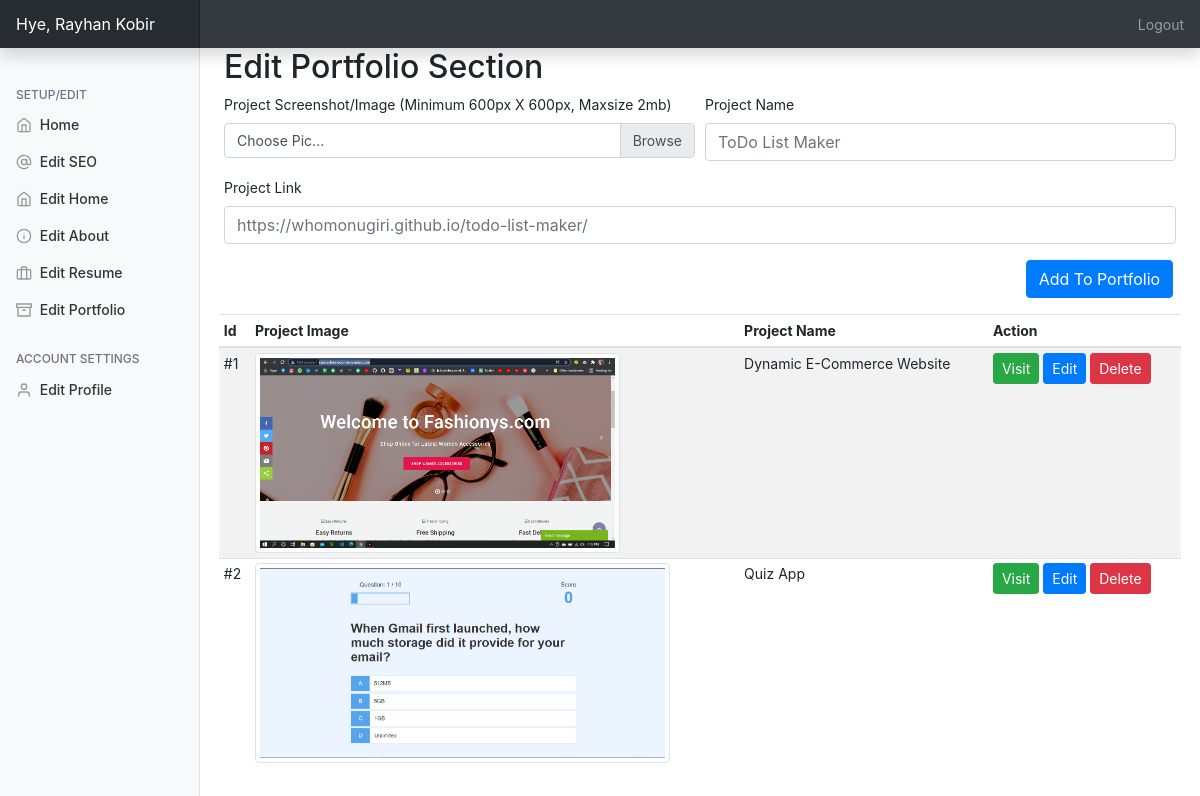
Page /admin/?editportfolio=true (signed in) on the committed database.
### tables this page shows
CREATE TABLE `portfolio` (
  `id` int(11) NOT NULL,
  `projectname` varchar(250) NOT NULL,
  `projectpic` varchar(250) NOT NULL,
  `projectlink` text NOT NULL
);

### admin/php/portfolio.php (the view, shortened to what this page needs)
 <h2>Edit Portfolio Section</h2>
         <form method="post" action="php/uportfolio.php" enctype="multipart/form-data">
  <div class="form-row">
  <div class="form-group col-md-6">
  <label>Project Screenshot/Image (Minimum 600px X 600px, Maxsize 2mb)</label>
  <div class="custom-file">
    <label class="custom-file-label" for="projectpic">Choose Pic...</label>
  </div></div>
   <div class="form-group col-md-6 mt-auto">
      <label for="name">Project Name</label>
      <input type="name" name="projectname" class="form-control" id="name" placeholder="ToDo List Maker">
    </div>
    <div class="form-group col-md-12">
      <label for="email">Project Link</label>
      <input type="text" name="projectlink" class="form-control" id="email" placeholder="https://whomonugiri.github.io/todo-list-maker/">
    </div>
    <div class="form-group col-md-2 ml-auto">
        <input type="submit" name="addtoportfolio" class="btn btn-primary" value="Add To Portfolio">
    </div>
</form>
<table class="table table-striped table-sm">
          <thead>
            <tr>
              <th>Id</th>
              <th>Project Image</th>
              <th>Project Name</th>
              <th>Action</th>
            </tr>
          </thead>
          <tbody>
         <?php
$query2="SELECT * FROM portfolio";
$queryrun2=mysqli_query($db,$query2);
$count=1;
while($data2=mysqli_fetch_array($queryrun2)){
    ?>
     <tr>
          <td>#<?=$count?></td>
              <td><img src="../assets/img/<?=$data2['projectpic']?>" class="oo img-thumbnail"></td>
         <td><?=$data2['projectname']?></td>
         <td>
             <a href="<?=$data2['projectlink']?>"> <button type="button" class="btn btn-success btn-sm">Visit</button></a>
         <button type="button" class="btn btn-primary btn-sm" data-toggle="modal" data-target="#modal<?=$data2['id']?>">
  Edit
</button> <a href="php/uportfolio.php?del=<?=$data2['id']?>"><button type="button" class="btn btn-danger btn-sm" data-toggle="modal" data-target="#exampleModal">
  Delete
             </button></a></td>
            </tr>
         <?php $count++;
} ?>
             </tbody></table>

### admin/css/dashboard.css (style rules this page uses)
body { font-size: .875rem; }

### admin/index.php (style rules this page uses)
.oo { height: 200px; }

### rows in the picture
portfolio: projectpic (picture), projectname "Dynamic E-Commerce Website"
portfolio: projectpic (picture), projectname "Quiz App"

### other values in the picture
$_SESSION['username'] "Rayhan Kobir"
